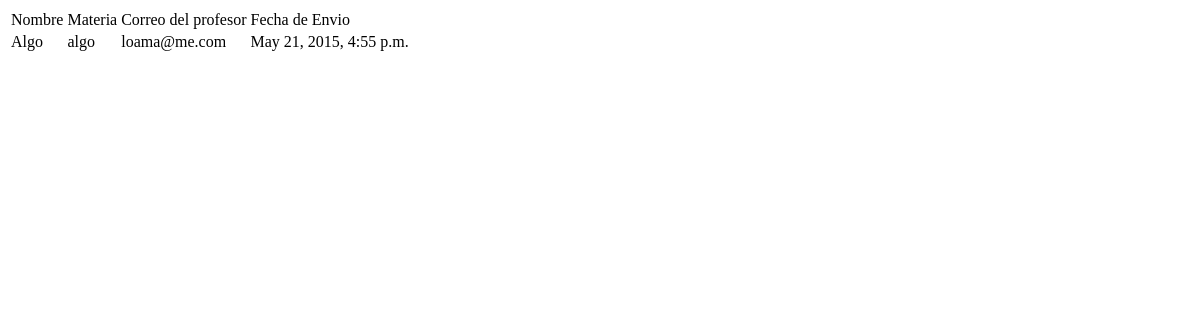
The page /tareas/consulta/ (signed in) on the database as committed earlier.
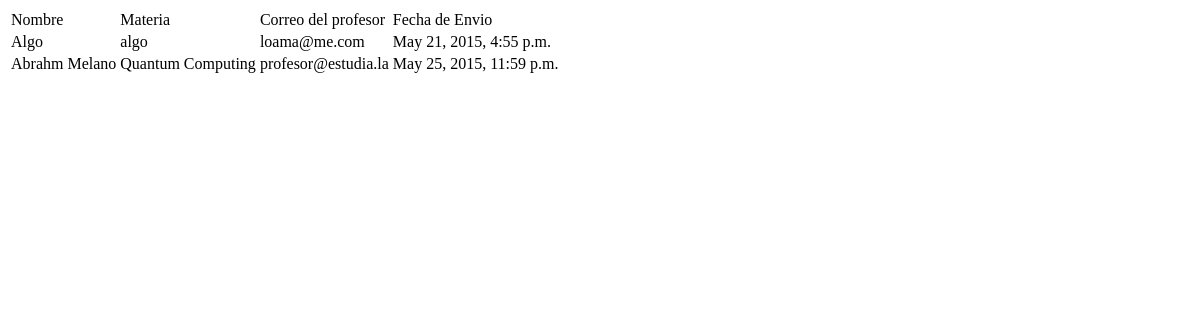
The same page on the database as committed later.
### tareas/models.py (models this page shows)
class Tarea(models.Model):
	name = models.CharField(max_length=225, verbose_name=u'Nombre')
	subject = models.CharField(max_length=225, verbose_name=u'Materia')
	to_email = models.CharField(max_length=225, verbose_name=u'Correo del Profesor')
	homerwork_doc = models.FileField(verbose_name=u'Documento de Tarea')
	current_date = models.DateTimeField(default=timezone.now)
	user = models.ForeignKey(User)
	def __unicode__(self):
		return 'Tarea de: '+ self.subject

### tareas/views.py (the view)
def get_homework(request):
	user = request.user
	homeworks = Tarea.objects.filter(user=user)
	print (homeworks)
	return render(
		request,
		'homework1.html',
		{'homeworks':homeworks}
	)

### tareas/templates/homework1.html (shortened to what this page needs)
<!DOCTYPE html>
<html lang="en">
<head>
</head>
<body>
	<table>
			<tr>
				<td>Nombre</td>
				<td>Materia</td>
				<td>Correo del profesor</td>
				<td>Fecha de Envio</td>
			</tr>
			{% for tarea in homeworks%}
			<tr>
				<td>{{tarea.name}}</td>
				<td>{{tarea.subject}}</td>
				<td>{{tarea.to_email}}</td>
				<td>{{tarea.current_date}}</td>
			</tr>
			{% endfor %}
		</table>
</body>
</html>

Rows that differ between the two databases and show on the page:
added Tarea: name "Abrahm Melano", subject "Quantum Computing", to_email "profesor@estudia.la", current_date "May 25, 2015, 11:59 p.m."
